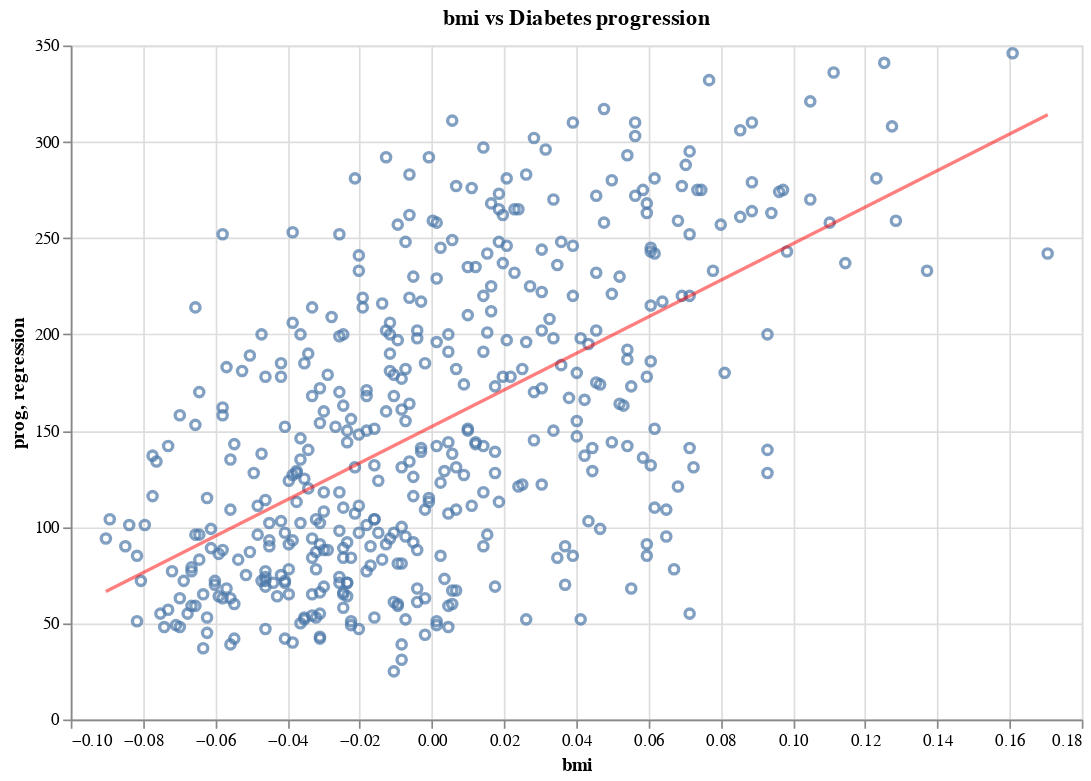

Notebook code for this chart:
### Markdown cell above
Con la feature escogida haz el siguiente gráfico:

- Scatter Plot
- Eje X: Valores de la feature escogida.
- Eje Y: Valores de la columna a predecir (target).
- En color rojo dibuja la recta correspondiente a la regresión lineal (utilizando `intercept_`y `coefs_`).
- Coloca un título adecuado, nombre de los ejes, etc.

Puedes utilizar `matplotlib` o `altair`, el que prefiera.

### Code cell
x_axis  = diabetes_df[["bmi"]].values
y_axis  = diabetes_df["prog"].values
bmi_reg = LinearRegression(fit_intercept=True).fit(x_axis,y_axis)

points = alt.Chart(diabetes_df).mark_point().encode(
    x="bmi",
    y="prog",
).properties(title="bmi vs Diabetes progression")

reg_df = (
    diabetes_df.loc[
        lambda x: x["bmi"].isin([x["bmi"].min(), x["bmi"].max()])
        , ["bmi"]
    ].assign(regression=lambda x: bmi_reg.intercept_ + x["bmi"] * bmi_reg.coef_)
)

reg_df

reg_line = alt.Chart(reg_df).mark_line(color="red", opacity=0.5).encode(
    x=alt.X("bmi:Q"),
    y=alt.Y("regression:Q")
).properties(
    width=600,
    height=400
)

points + reg_line

### Figure 1 — Vega-Lite specification as saved in the notebook (floating-point values rounded to 4 significant figures; data arrays with more than 128 entries replaced by an {"elided": "..."} marker saying what was removed)
{"$schema": "https://vega.github.io/schema/vega-lite/v3.4.0.json", "config": {"background": "white", "mark": {"tooltip": null}, "view": {"height": 300, "width": 400}}, "datasets": {"data-19f0800f83d93182e18fcd55a2acad4a": [{"bmi": -0.09028, "regression": 66.42}, {"bmi": 0.1706, "regression": 314.1}], "data-522fed31eb8dd0c5e08ec191c165ba05": {"elided": "442 records"}}, "layer": [{"data": {"name": "data-522fed31eb8dd0c5e08ec191c165ba05"}, "encoding": {"x": {"field": "bmi", "type": "quantitative"}, "y": {"field": "prog", "type": "quantitative"}}, "mark": "point", "title": "bmi vs Diabetes progression"}, {"data": {"name": "data-19f0800f83d93182e18fcd55a2acad4a"}, "encoding": {"x": {"field": "bmi", "type": "quantitative"}, "y": {"field": "regression", "type": "quantitative"}}, "height": 400, "mark": {"color": "red", "opacity": 0.5, "type": "line"}, "width": 600}]}
